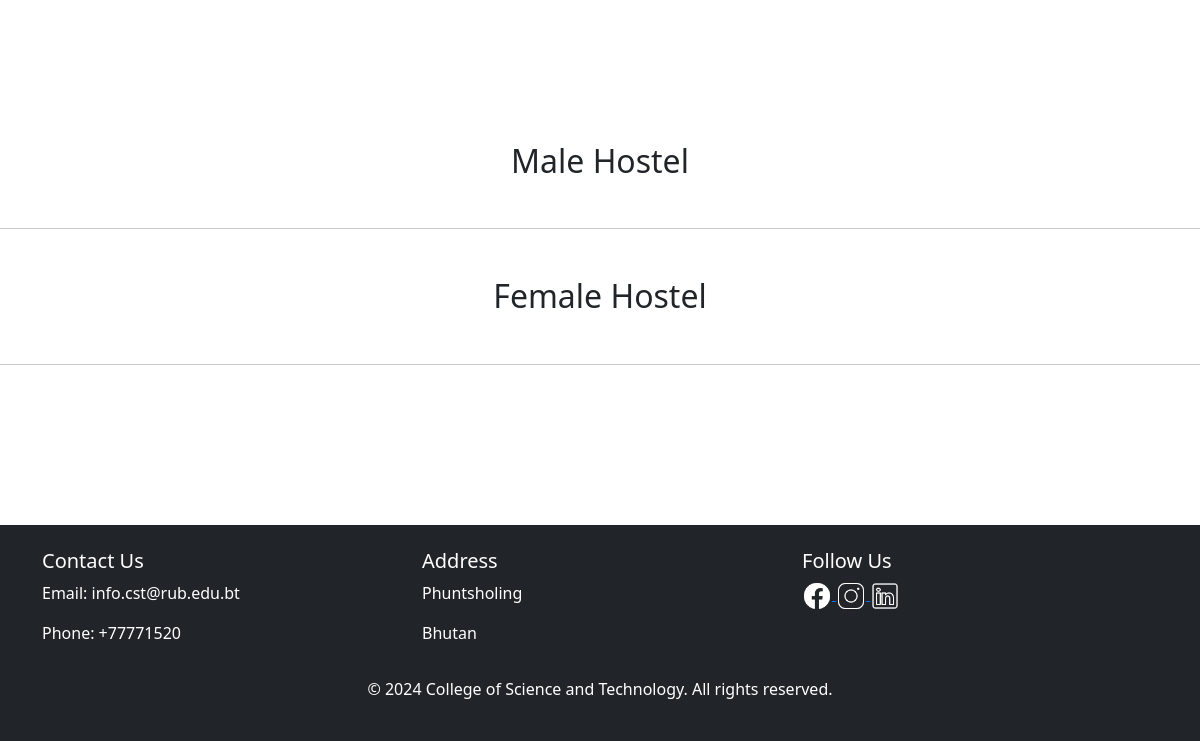
Page / (signed in, lower part) on the earlier database version.
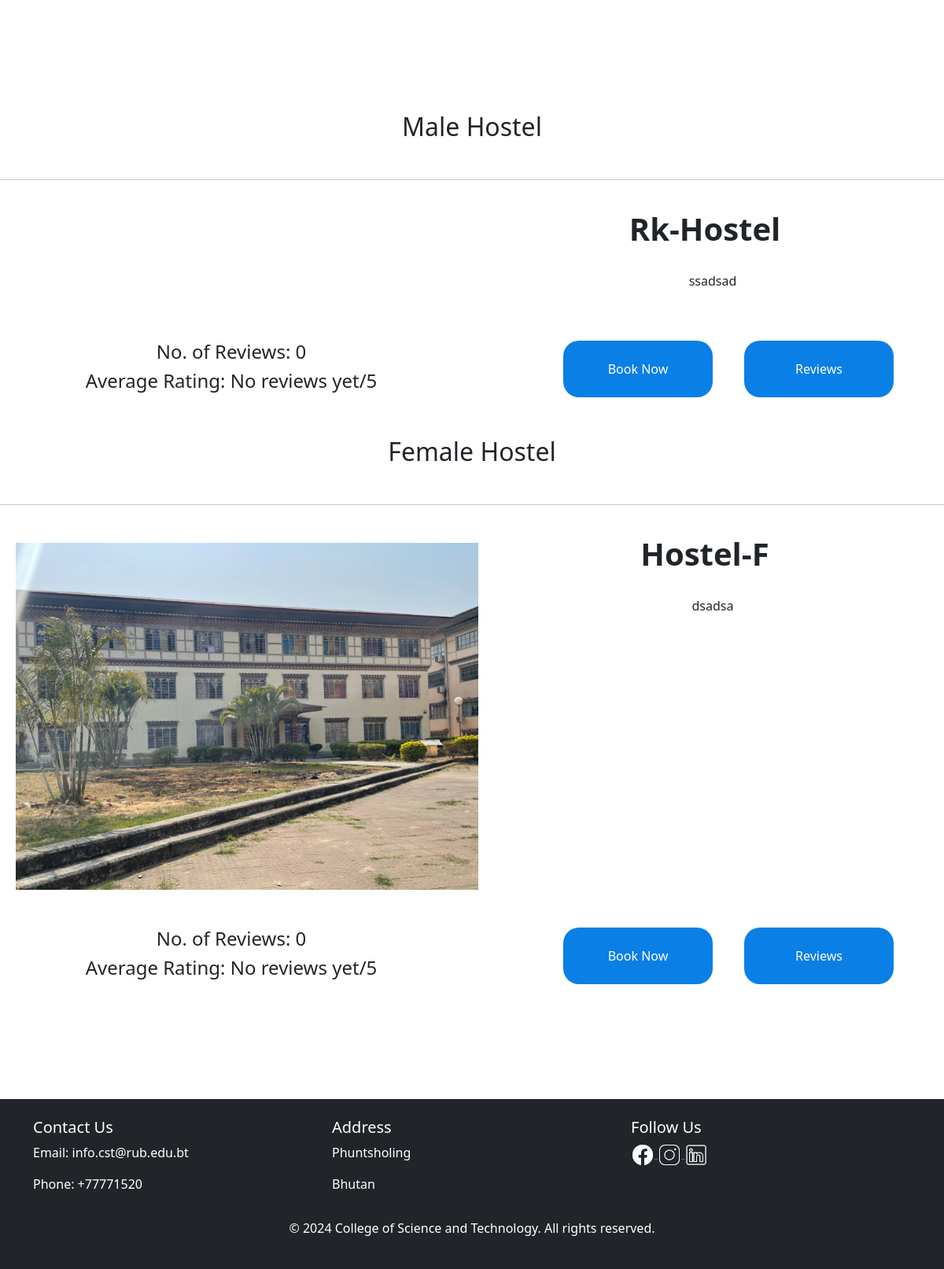
Same page on the later database version.
### APP/models.py (models this page shows, shortened)
class Hostel(models.Model):
    gender = (
        ('M','Male'),
        ('F','Female'),
    )
    name = models.CharField(max_length=200)
    gender = models.CharField(max_length=200,null= True,choices=gender)
    description = models.TextField(max_length=200)
    image = models.ImageField(upload_to='hostels/')

### APP/views.py (the view)
# urls.py: path('',views.hostel, name='home'),
@login_required(login_url='login')
def hostel(request):
    male_hostels = Hostel.objects.filter(gender='M').annotate(average_rating=Avg('reviews__reviews'), review_count=Count('reviews'))
    female_hostels = Hostel.objects.filter(gender='F').annotate(average_rating=Avg('reviews__reviews'), review_count=Count('reviews'))
    context = {
        "male_hostels": male_hostels,
        "female_hostels": female_hostels,
    }
    return render(request,'index.html',context)

### APP/templates/index.html (shortened to what this page needs)
{% extends "main.html" %}
{% block content %}
<div class="background_hostel">
    <br>
    <br>
    <br>
    <br>
    <h2 class="text-center my-5">Male Hostel</h2>
    <hr>
    {% for male_host in male_hostels %}
    <div class="row my-5 ">
        <div class="col-md-6">
        </div>
        <div class="col-md-6">
            <h1 class="Sub_heading">{{male_host.name}}</h1>
            <p class="sub_text text-center">
                {{male_host.description}}
            </p>
        </div>
    </div>
    <div class="row">
        <div class="col-md-6 d-flex justify-content-center align-items-center flex-column">
            <h4>No. of Reviews: {{ male_host.review_count }}</h4>
            <h4>Average Rating: {{ male_host.average_rating|default:"No reviews yet" }}/5</h4>
        </div>
        <div class="col-md-6 d-flex justify-content-center">
            <a href="{%url 'selected_floor' male_host.id %}"> <button class="Button_hostel">Book Now</button></a>
            <a href="{%url 'reviews' male_host.id %}"> <button class="Button_hostel">Reviews</button></a>
        </div>
    </div>
    {% endfor %}
    <h2 class="text-center my-5">Female Hostel</h2>
    <hr>
    {% for female_host in female_hostels %}
    <div class="row  my-5">
        <div class="col-md-6">
            <img src="{{female_host.image.url}}" alt="" class="img-fluid" style="
                margin-left:20px;
                ">
        </div>
        <div class="col-md-6">
            <h1 class="Sub_heading">{{female_host.name}}</h1>
            <p class="sub_text text-center">
                {{female_host.description}}
            </p>
        </div>
    </div>
    <div class="row">
        <div class="col-md-6 d-flex justify-content-center align-items-center flex-column">
            <h4>No. of Reviews: {{ female_host.review_count }}</h4>
            <h4>Average Rating: {{ female_host.average_rating|default:"No reviews yet" }}/5</h4>
        </div>
        <div class="col-md-6 d-flex justify-content-center">
            <a href="{%url 'selected_floor' female_host.id %}"> <button class="Button_hostel">Book Now</button></a>
            <a href="{%url 'reviews' female_host.id %}"> <button class="Button_hostel">Reviews</button></a>
        </div>
    </div>
    {%endfor%}
</div>
{% endblock %}

Differences in the rows shown:
now on this page (row edited): Hostel: name "Rk-Hostel", description "ssadsad", review_count "0", average_rating "No reviews yet", shown under "Male Hostel"
added Hostel: image (picture), name "Hostel-F", description "dsadsa", review_count "0", average_rating "No reviews yet", shown under "Female Hostel"
